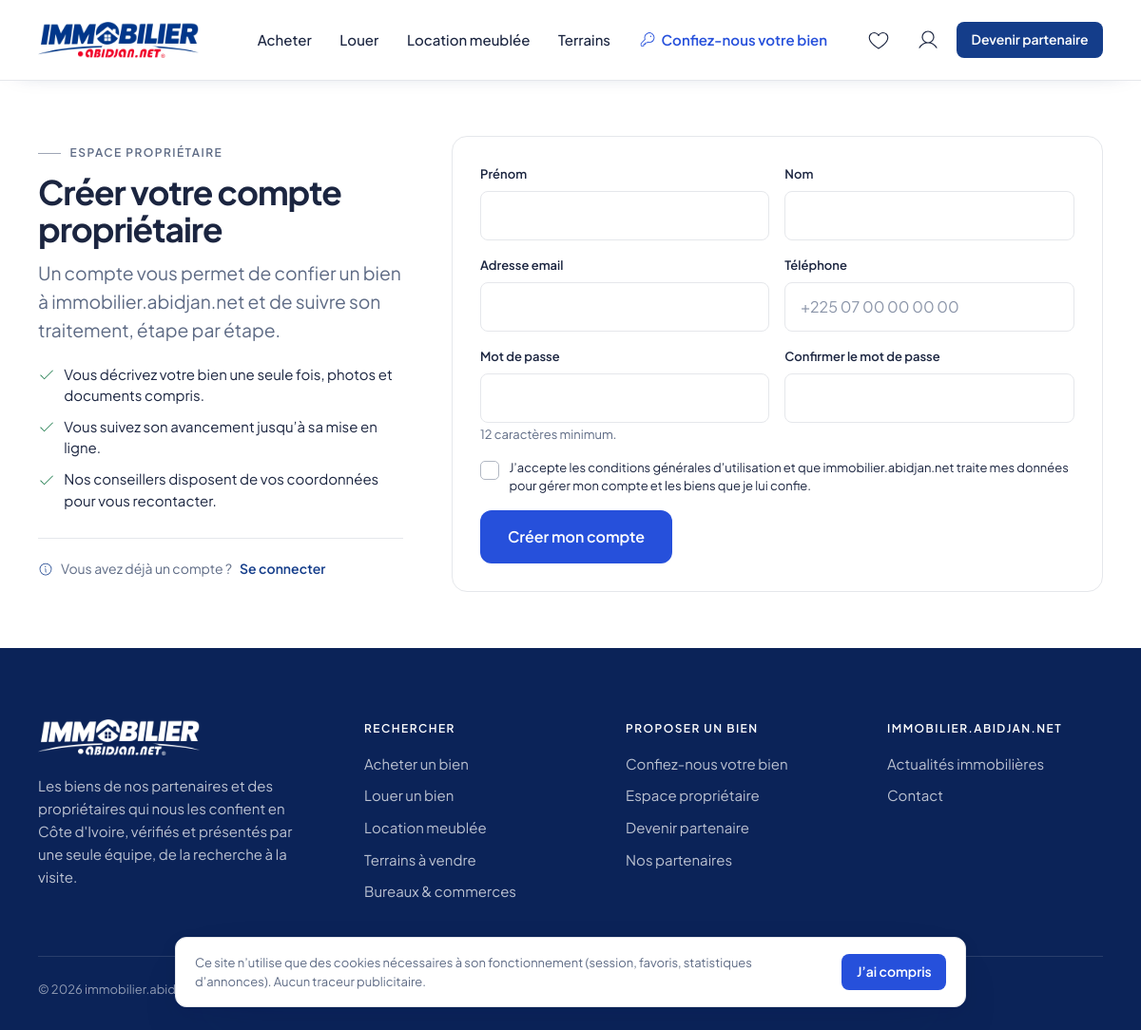
Page /mon-espace/inscription on the committed database.
### tables this page shows
CREATE TABLE sites (
  id                 INT UNSIGNED  NOT NULL AUTO_INCREMENT,
  country_id         INT UNSIGNED  NOT NULL,
  code               VARCHAR(30)   NOT NULL COMMENT 'Identifiant technique (ci, sn…)',
  name               VARCHAR(100)  NOT NULL,
  theme              VARCHAR(50)   NOT NULL DEFAULT 'default',
  default_locale     VARCHAR(10)   NOT NULL DEFAULT 'fr',
  supported_locales  JSON          NULL COMMENT '["fr","en"]',
  contact_email      VARCHAR(190)  NULL,
  contact_phone      VARCHAR(30)   NULL,
  contact_whatsapp   VARCHAR(30)   NULL,
  address            VARCHAR(255)  NULL,
  latitude           DECIMAL(10,7) NULL COMMENT 'Position de l''éditeur (carte de la page Contact)',
  longitude          DECIMAL(10,7) NULL,
  social_links       JSON          NULL COMMENT '{"facebook": "https://…", …} — réseaux affichés dans le pied de page',
  analytics_id       VARCHAR(40)   NULL COMMENT 'Tag Google (G-… ou UA-…), chargé après consentement, production uniquement',
  status             ENUM('active','maintenance','disabled') NOT NULL DEFAULT 'disabled',
  created_at         DATETIME      NOT NULL DEFAULT CURRENT_TIMESTAMP,
  updated_at         DATETIME      NULL ON UPDATE CURRENT_TIMESTAMP,
  PRIMARY KEY (id),
  UNIQUE KEY uq_sites_code (code),
  KEY idx_sites_country (country_id),
  CONSTRAINT fk_sites_country FOREIGN KEY (country_id) REFERENCES countries (id)
);

CREATE TABLE countries (
  id                 INT UNSIGNED     NOT NULL AUTO_INCREMENT,
  iso2               CHAR(2)          NOT NULL,
  name               VARCHAR(100)     NOT NULL,
  name_translations  JSON             NULL,
  currency_code      CHAR(3)          NOT NULL COMMENT 'ISO 4217 (XOF, XAF, GHS…)',
  currency_symbol    VARCHAR(10)      NOT NULL,
  currency_decimals  TINYINT UNSIGNED NOT NULL DEFAULT 0,
  phone_prefix       VARCHAR(6)       NOT NULL,
  default_locale     VARCHAR(10)      NOT NULL DEFAULT 'fr',
  timezone           VARCHAR(40)      NOT NULL,
  is_active          TINYINT(1)       NOT NULL DEFAULT 0,
  sort_order         SMALLINT         NOT NULL DEFAULT 0,
  created_at         DATETIME         NOT NULL DEFAULT CURRENT_TIMESTAMP,
  updated_at         DATETIME         NULL ON UPDATE CURRENT_TIMESTAMP,
  PRIMARY KEY (id),
  UNIQUE KEY uq_countries_iso2 (iso2)
);

### app/Views/front/pages/owner/register.php (the view, shortened to what the rows shown need)
<section class="im-section im-section--tight">
  <div class="im-container im-form-page">
    <div class="im-form-page__intro">
      <p class="im-eyebrow"><?= e(__('front.nav.owner_space')) ?></p>
      <h1 class="im-h2"><?= e(__('owner.register.title')) ?></h1>
      <p class="im-lead"><?= e(__('owner.register.lead', ['site' => site()->name ?? ''])) ?></p>
      <ul class="im-checklist">
        <?php foreach (['benefit_1', 'benefit_2', 'benefit_3'] as $key): ?>
        <li><?= icon('check') ?> <?= e(__('owner.register.' . $key)) ?></li>
        <?php endforeach; ?>
      </ul>
      <p class="im-form-page__aside-note"><?= icon('info') ?> <?= e(__('owner.register.have_account')) ?> <a href="<?= e(url('mon-espace/connexion')) ?>"><?= e(__('owner.login.submit')) ?></a></p>
    </div>
    <div class="im-form-page__form">
      <form class="im-form" method="post" action="<?= e(url('mon-espace/inscription')) ?>" novalidate>
        <label class="im-check im-form__consent">
          <span class="im-check__box" aria-hidden="true"><?= icon('check') ?></span>
          <span><?= e(__('owner.register.consent', ['site' => site()->name ?? ''])) ?></span>
        </label>
      </form>
    </div>
  </div>
</section>

### app/Views/front/partials/footer.php (shortened to what the rows shown need)
<?php
$site = site();
$siteName = $site->name ?? config('app.name');
$country = $site?->country->localizedName(locale()) ?? '';
?>
<footer class="im-footer">
  <div class="im-container">
    <div class="im-footer__top">
      <div class="im-footer__about">
        <a class="im-footer__brand" href="<?= e(url()) ?>" aria-label="<?= e(__('front.nav.home_label', ['site' => $siteName])) ?>">
          <?= logo_picture('assets/img/brand/logo-immobilier-abidjan-net-blanc.png', ['width' => 428, 'height' => 96, 'loading' => 'lazy']) ?>
        </a>
        <p class="im-footer__pitch"><?= e(__('front.footer.pitch', ['country' => $country])) ?></p>
      </div>
    </div>
    <div class="im-footer__bottom">
      <span>© <?= e(date('Y')) ?> <?= e($siteName) ?></span>
    </div>
  </div>
</footer>

### rows in the picture
sites: name "Un compte vous permet de confier un bien à immobilier.abidjan.net et de suivre son traitement, étape par étape.", name "J’accepte les conditions générales d’utilisation et que immobilier.abidjan.net traite mes données pour gérer mon compte et les biens que je lui confie.", name "immobilier.abidjan.net"
countries: name "Les biens de nos partenaires et des propriétaires qui nous les confient en Côte d'Ivoire, vérifiés et présentés par une seule équipe, de la recherche à la visite."

### other values in the picture
$item['label'] "Acheter"
$item['label'] "Louer"
$item['label'] "Location meublée"
$item['label'] "Terrains"
__('front.nav.entrust_property') "Confiez-nous votre bien"
__('front.nav.become_partner') "Devenir partenaire"
__('front.nav.owner_space') "ESPACE PROPRIÉTAIRE"
__('owner.register.title') "Créer votre compte propriétaire"
__('owner.register.' . $key) "Vous décrivez votre bien une seule fois, photos et documents compris."
__('owner.register.' . $key) "Vous suivez son avancement jusqu’à sa mise en ligne."
__('owner.register.' . $key) "Nos conseillers disposent de vos coordonnées pour vous recontacter."
__('owner.register.have_account') "Vous avez déjà un compte ?"
__('owner.login.submit') "Se connecter"
$label "Prénom Nom Adresse email Téléphone Mot de passe Confirmer le mot de passe"
$help "12 caractères minimum."
